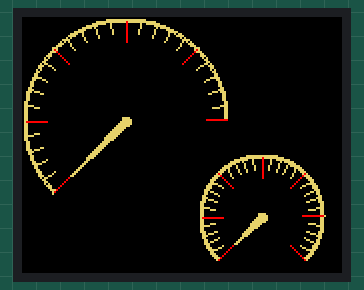
Recording of a sketch running on a simulated STM32 Blue Pill. Shown: 160×128 colour display.

Above: at 0.32 s.
At 5.14 s:
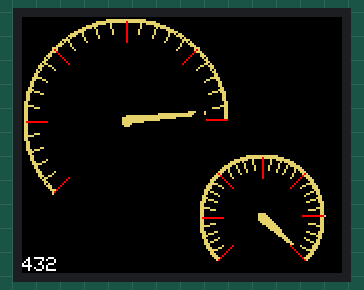
At 10.26 s:
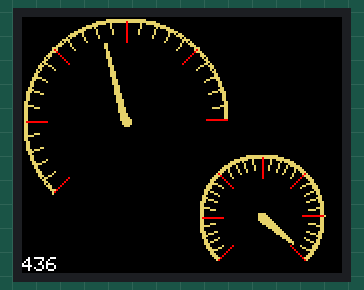
At 20.2 s:
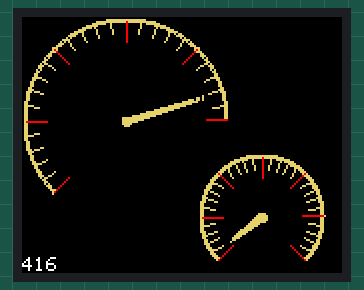
At 29.84 s:
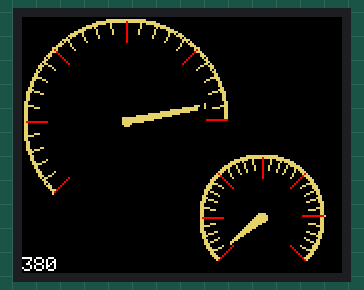
At 39.78 s:
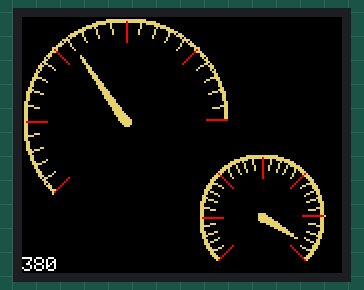

The sketch:

MultipleGauges.ino
```cpp
/*
  Red 1.8 TFT PSI 128*160 v1.1 ST7735

SPI pin names can be confusing. These are the alternative names for the SPI pins:
MOSI = SDA = SDO = DIN = R/W = DI = SI = MTSR = D1 = SDI
SCLK = CLK = E = SCK = SCL = D0
DC = A0 = DO = DOUT = SO = MRST
CS = CE = RS = SS
RESET = RST

Reference page for GFX Library: https://cdn-learn.adafruit.com/downloads/pdf/adafruit-gfx-graphics-library.pdf

Color is expressed in 16 bit with Hexadecimal value.
To select a particular color, go here and copy the "Hexadecimal 16 bit color depth value":
https://ee-programming-notepad.blogspot.com/2016/10/16-bit-color-generator-picker.html

Common colors:
 * BLACK    0x0000
 * BLUE     0x001F
 * RED      0xF800
 * GREEN    0x07E0
 * CYAN     0x07FF
 * MAGENTA  0xF81F
 * YELLOW   0xFFE0
 * WHITE    0xFFFF

A way to select a color is to write: "ST7735_BLACK", or "ST7735_BLUE", etc.
Or just write the code for the color. Either way, it works.


List of custom fonts: https://learn.adafruit.com/adafruit-gfx-graphics-library/using-fonts

Note about custom font:
 * Text background color is not supported for custom fonts. For these reason you would need to draw a filled
   rectangle before drawing the text. But this would cause the text to flicker, so I don't recommend using custom fonts
   for components that refresh continuously.
 * Using custom fonts slows down the arduino loop, so the refresh rate is lesser than using the standard font.


	LED = 3v3
	SCK = PA5 (SPI1 SCK)
	SDA = PA7 (SPI1 MOSI)
	A0  = PA0
	RST = PA1
	CS  = PA4 (SPI1 NSS)
	GND = GND
	VCC = 5v

*/

#include <Adafruit_GFX.h>
#include <Adafruit_ST7735.h>
#include <SPI.h>

#define BLACK           0x0000      /*   0,   0,   0 */
#define NAVY            0x000F      /*   0,   0, 128 */
#define DARKGREEN       0x03E0      /*   0, 128,   0 */
#define DARKCYAN        0x03EF      /*   0, 128, 128 */
#define MAROON          0x7800      /* 128,   0,   0 */
#define PURPLE          0x780F      /* 128,   0, 128 */
#define OLIVE           0x7BE0      /* 128, 128,   0 */
#define LIGHTGREY       0xC618      /* 192, 192, 192 */
#define DARKGREY        0x7BEF      /* 128, 128, 128 */
#define BLUE            0x001F      /*   0,   0, 255 */
#define GREEN           0x07E0      /*   0, 255,   0 */
#define CYAN            0x07FF      /*   0, 255, 255 */
#define RED             0xF800      /* 255,   0,   0 */
#define MAGENTA         0xF81F      /* 255,   0, 255 */
#define YELLOW          0xFFE0      /* 255, 255,   0 */
#define AR_YELLOW       0xE68D
#define WHITE           0xFFFF      /* 255, 255, 255 */
#define ORANGE          0xFD20      /* 255, 165,   0 */
#define GREENYELLOW     0xAFE5      /* 173, 255,  47 */
#define PINK            0xF81F


#define TFT_CS     PA4
#define TFT_RST    PA1
#define TFT_DC     PA0
#define TFT_LED    PB9

Adafruit_ST7735 tft = Adafruit_ST7735(TFT_CS, TFT_DC, TFT_RST);
int NextPageTime = 50;


// == Gauge config ==
// ==================

int GaugesConfigData[9][2];
/* Configurations:
	0: CenterPosX
	1: CenterPosY
	2: FaceR
	3: StartAngle
	4: EndAngle
	5: AngleLength
	6: Parts
	7: PartsLong
	8: DesiredHandAngle */
// 0-360; 135-180; 135-225

float GaugesSelfErasingData[3][2];
/* Configurations:
	0: HandAngleTop
	1: HandAngleLeft
	2: HandAngleRight */


int GaugesColors[7][2];
/* Configurations:
	0: GAUGE_FACE
	1: GAUGE_MARKS
	2: GAUGE_MARKS_LONG
	3: GAUGE_MAIN_HAND
	4: GAUGE_SECONDARY_HAND
	5: GAUGE_ERASER
	6: GAUGE_CENTRAL_POINT */


int HandDirections[2];
float p = 3.1415926;


void setup(void) {
  tft.initR(INITR_BLACKTAB);
  tft.fillScreen(ST77XX_BLACK);
  tft.setRotation(3);


  GaugesInitConfig();
  GaugesDrawFace();
}


void loop() {
	fps(0.25, 0, 120);
	GaugesRotate();
}


void GaugesInitConfig() {
	/* Configurations:
	0: CenterPosX
	1: CenterPosY
	2: FaceR
	3: StartAngle
	4: AngleLength
	5: Parts
	6: PartsLong
	7: DesiredHandAngle */

	/* Colors:
	0: GAUGE_FACE
	1: GAUGE_MARKS
	2: GAUGE_MARKS_LONG
	3: GAUGE_MAIN_HAND
	4: GAUGE_SECONDARY_HAND
	5: GAUGE_ERASER
	6: GAUGE_CENTRAL_POINT */

	GaugesConfigData [0][0] = 52;
	GaugesConfigData [1][0] = 52;
	GaugesConfigData [2][0] = 50;
	GaugesConfigData [3][0] = 135;
	GaugesConfigData [4][0] = 225;
	GaugesConfigData [5][0] = 25;
	GaugesConfigData [6][0] = 5;
	GaugesConfigData [7][0] = 135;

	GaugesConfigData [0][1] = 120;
	GaugesConfigData [1][1] = 100;
	GaugesConfigData [2][1] = 30;
	GaugesConfigData [3][1] = 135;
	GaugesConfigData [4][1] = 270;
	GaugesConfigData [5][1] = 30;
	GaugesConfigData [6][1] = 5;
	GaugesConfigData [7][1] = 135;


	GaugesColors [0][0] = AR_YELLOW;
	GaugesColors [1][0] = AR_YELLOW;
	GaugesColors [2][0] = RED;
	GaugesColors [3][0] = AR_YELLOW;
	GaugesColors [4][0] = 0;
	GaugesColors [5][0] = BLACK;
	GaugesColors [6][0] = AR_YELLOW;

	GaugesColors [0][1] = AR_YELLOW;
	GaugesColors [1][1] = AR_YELLOW;
	GaugesColors [2][1] = RED;
	GaugesColors [3][1] = AR_YELLOW;
	GaugesColors [4][1] = 0;
	GaugesColors [5][1] = BLACK;
	GaugesColors [6][1] = AR_YELLOW;
}

void GaugesDrawFace() {
	GaugeDraw(1, 0);
	GaugeDraw(1, 1);
}

void GaugesRotate() {
	IncrementHand(3, 1, 0);
	IncrementHand(3, 2, 1);
	GaugeDraw(0, 0);
	GaugeDraw(0, 1);
}


void GaugeDraw(bool FirstRun, int GaugeNum) {
	/* GaugesConfigData[x][GaugeNum]
	Configurations:
	0: CenterPosX
	1: CenterPosY
	2: FaceR
	3: StartAngle
	4: AngleLength
	5: Parts
	6: PartsLong
	7: DesiredHandAngle */

	/*GaugesSelfErasingData[x][GaugeNum];
	Configurations:
	0: HandAngleTop
	1: HandAngleLeft
	2: HandAngleRight */

	/* GaugesColors[6][GaugeNum]
	Configurations:
	0: GAUGE_FACE
	1: GAUGE_MARKS
	2: GAUGE_MARKS_LONG
	3: GAUGE_MAIN_HAND
	4: GAUGE_SECONDARY_HAND
	5: GAUGE_ERASER
	6: GAUGE_CENTRAL_POINT */

	int i, AuxR, AngleEnd, PartAngle, LongPartAngle, AngleDiff;
	AngleEnd = GaugesConfigData[3][GaugeNum] + GaugesConfigData[4][GaugeNum];
	PartAngle = GaugesConfigData[4][GaugeNum] / GaugesConfigData[5][GaugeNum];

	if (FirstRun == 1) {
		AuxR = GaugesConfigData[2][GaugeNum];
		for (i = GaugesConfigData[3][GaugeNum]; i < AngleEnd; i += 1) {
			tft.drawPixel(GaugesConfigData[0][GaugeNum] + AuxR * cos(i * p / 180),
						  GaugesConfigData[1][GaugeNum] + AuxR * sin(i * p / 180),
						  GaugesColors[0][GaugeNum]);}
		AuxR = GaugesConfigData[2][GaugeNum] + 1;
		for (i = GaugesConfigData[3][GaugeNum]; i < AngleEnd; i += 1) {
			tft.drawPixel(GaugesConfigData[0][GaugeNum] + AuxR * cos(i * p / 180),
						  GaugesConfigData[1][GaugeNum] + AuxR * sin(i * p / 180),
						  GaugesColors[0][GaugeNum]);}

	} else {
		AuxR = GaugesConfigData[2][GaugeNum]-10;

		// Erase last position
		int txrb, tyrb;  // right bottom
		int txru, tyru;  // right up
		int txlb, tylb;  // left bottom
		int txlu, tylu;  // left up
		int f;     //direction factor
		bool mode; // 0 - fill except, 1 - fill last

		if (GaugesConfigData [7][GaugeNum] > GaugesSelfErasingData[0][GaugeNum]) {	// CW
			AngleDiff = GaugesConfigData [7][GaugeNum] - GaugesSelfErasingData[0][GaugeNum];
			if (AngleDiff <= 2) {
				f = -1;
				mode = 0;
			} else {
				mode = 1;}
		} else {	// CCW
			AngleDiff = GaugesSelfErasingData[0][GaugeNum] - GaugesConfigData [7][GaugeNum];
			if (AngleDiff <= 2) {
				f = 1;
				mode = 0;
			} else {
				mode = 1;}}

		if (mode == 0) {
			txrb = GaugesConfigData[0][GaugeNum]+(3*f)*cos((GaugesSelfErasingData[2][GaugeNum]+1)*p/180);
			tyrb = GaugesConfigData[1][GaugeNum]+(3*f)*sin((GaugesSelfErasingData[2][GaugeNum]+1)*p/180);
			txru = GaugesConfigData[0][GaugeNum]+(AuxR+6)*cos((GaugesSelfErasingData[0][GaugeNum]+(1*f))*p/180);
			tyru = GaugesConfigData[1][GaugeNum]+(AuxR+6)*sin((GaugesSelfErasingData[0][GaugeNum]+(1*f))*p/180);
			txlb = GaugesConfigData[0][GaugeNum]+(7*f)*cos((GaugesSelfErasingData[2][GaugeNum]+5)*p/180);
			tylb = GaugesConfigData[1][GaugeNum]+(7*f)*sin((GaugesSelfErasingData[2][GaugeNum]+5)*p/180);
			txlu = GaugesConfigData[0][GaugeNum]+(AuxR+6)*cos((GaugesSelfErasingData[0][GaugeNum]+(5*f))*p/180);
			tylu = GaugesConfigData[1][GaugeNum]+(AuxR+6)*sin((GaugesSelfErasingData[0][GaugeNum]+(5*f))*p/180);
		} else {
			txrb = GaugesConfigData[0][GaugeNum]+4*cos(GaugesSelfErasingData[2][GaugeNum]*p/180);
			tyrb = GaugesConfigData[1][GaugeNum]+4*sin(GaugesSelfErasingData[2][GaugeNum]*p/180);
			txru = GaugesConfigData[0][GaugeNum]+(AuxR+6)*cos((GaugesSelfErasingData[0][GaugeNum]+4)*p/180);
			tyru = GaugesConfigData[1][GaugeNum]+(AuxR+6)*sin((GaugesSelfErasingData[0][GaugeNum]+4)*p/180);
			txlb = GaugesConfigData[0][GaugeNum]+4*cos(GaugesSelfErasingData[1][GaugeNum]*p/180);
			tylb = GaugesConfigData[1][GaugeNum]+4*sin(GaugesSelfErasingData[1][GaugeNum]*p/180);
			txlu = GaugesConfigData[0][GaugeNum]+(AuxR+6)*cos((GaugesSelfErasingData[0][GaugeNum]-4)*p/180);
			tylu = GaugesConfigData[1][GaugeNum]+(AuxR+6)*sin((GaugesSelfErasingData[0][GaugeNum]-4)*p/180);}

		tft.fillTriangle(txrb, tyrb, txru, tyru, txlb, tylb, GaugesColors[5][GaugeNum]);
		tft.fillTriangle(txru, tyru, txlu, tylu, txlb, tylb, GaugesColors[5][GaugeNum]);


		// Hand angles calc and draw
		GaugesSelfErasingData[0][GaugeNum] = GaugesConfigData [7][GaugeNum];
		if (GaugesSelfErasingData[0][GaugeNum] < 90) {
			GaugesSelfErasingData[1][GaugeNum] = 360 - 90 + GaugesSelfErasingData[0][GaugeNum];
		} else {
			GaugesSelfErasingData[1][GaugeNum] = GaugesSelfErasingData[0][GaugeNum] - 90;}

		if (360-GaugesSelfErasingData[0][GaugeNum] < 90) {
			GaugesSelfErasingData[2][GaugeNum] = 90 - (360-GaugesSelfErasingData[0][GaugeNum]);
		} else {
			GaugesSelfErasingData[2][GaugeNum] = GaugesSelfErasingData[0][GaugeNum] + 90;}

		tft.fillTriangle(GaugesConfigData[0][GaugeNum]+2*cos(GaugesSelfErasingData[1][GaugeNum]*p/180),
						 GaugesConfigData[1][GaugeNum]+2*sin(GaugesSelfErasingData[1][GaugeNum]*p/180),
						 GaugesConfigData[0][GaugeNum]+AuxR*cos(GaugesSelfErasingData[0][GaugeNum]*p/180),
						 GaugesConfigData[1][GaugeNum]+AuxR*sin(GaugesSelfErasingData[0][GaugeNum]*p/180),
						 GaugesConfigData[0][GaugeNum]+2*cos(GaugesSelfErasingData[2][GaugeNum]*p/180),
						 GaugesConfigData[1][GaugeNum]+2*sin(GaugesSelfErasingData[2][GaugeNum]*p/180),
						 GaugesColors[3][GaugeNum]);
		tft.fillCircle(GaugesConfigData[0][GaugeNum], GaugesConfigData[1][GaugeNum], 2, GaugesColors[6][GaugeNum]);


		// Marks draw
		int PartsLongCount = GaugesConfigData[6][GaugeNum];
		for (i = GaugesConfigData[3][GaugeNum]; i < AngleEnd+5; i += PartAngle) {
			if (PartsLongCount == GaugesConfigData[6][GaugeNum]) {
				AuxR = GaugesConfigData[2][GaugeNum]-10;
				tft.drawLine(GaugesConfigData[0][GaugeNum]+AuxR*cos(i*p/180),
							 GaugesConfigData[1][GaugeNum]+AuxR*sin(i*p/180),
							 GaugesConfigData[0][GaugeNum]+GaugesConfigData[2][GaugeNum]*cos(i*p/180),
							 GaugesConfigData[1][GaugeNum]+GaugesConfigData[2][GaugeNum]*sin(i*p/180),
							 GaugesColors[2][GaugeNum]);
				PartsLongCount = 1;
			} else {
				AuxR = GaugesConfigData[2][GaugeNum]-6;
				tft.drawLine(GaugesConfigData[0][GaugeNum]+AuxR*cos(i*p/180),
							 GaugesConfigData[1][GaugeNum]+AuxR*sin(i*p/180),
							 GaugesConfigData[0][GaugeNum]+GaugesConfigData[2][GaugeNum]*cos(i*p/180),
							 GaugesConfigData[1][GaugeNum]+GaugesConfigData[2][GaugeNum]*sin(i*p/180),
							 GaugesColors[1][GaugeNum]);
				PartsLongCount = PartsLongCount + 1;
			}
		}
	}


}


void IncrementHand(int Mode, int Step, int GaugeNum) {
	// Testing class
		/* Modes:
		1: Only CW
		2: Only CCW
		3: CW - CCW */
	int GaugeStartAngle = GaugesConfigData[3][GaugeNum];
	int GaugeLenghtAngle = GaugesConfigData[4][GaugeNum];
	int GaugeMaxAngle = GaugeStartAngle + GaugeLenghtAngle;
	int GaugeHandAngle = GaugesConfigData[7][GaugeNum];
	// через map

	if (Mode == 1) { // Only CW
		GaugeHandAngle = GaugeHandAngle + Step;
		if (GaugeHandAngle > GaugeMaxAngle) {
			GaugeHandAngle = GaugeStartAngle;
		}
	} else if (Mode == 2) { //
		GaugeHandAngle = GaugeHandAngle - Step;
		if (GaugeHandAngle < GaugeStartAngle) {
			GaugeHandAngle = GaugeMaxAngle;
		}
	} else if (Mode == 3) { // CW - CCW
		if (HandDirections[GaugeNum] == 1) { //CW
			GaugeHandAngle = GaugeHandAngle + Step;
			if (GaugeHandAngle >= GaugeMaxAngle) {
				GaugeHandAngle = GaugeHandAngle - Step;
				HandDirections[GaugeNum] = 0;
			}
		} else { //CCW
			GaugeHandAngle = GaugeHandAngle - Step;
			if (GaugeHandAngle <= GaugeStartAngle) {
				GaugeHandAngle = GaugeHandAngle + Step;
				HandDirections[GaugeNum] = 1;
			}
		}
	}

	GaugesConfigData[7][GaugeNum] = GaugeHandAngle;
}


static inline void fps(const float seconds, const int x, const int y){

  static unsigned long lastMillis;
  static unsigned long frameCount;
  static unsigned int framesPerSecond;

  unsigned long now = millis();
  frameCount ++;

  tft.setCursor(x, y);

  if (now - lastMillis >= seconds * 1000) {
    framesPerSecond = frameCount / seconds;

	String framesPerSecondStr = String(framesPerSecond);
	int16_t x1, y1;
	uint16_t w, h;
	tft.getTextBounds(framesPerSecondStr, x, y, &x1, &y1, &w, &h);
	tft.fillRect(x, y, w, h, 0x0000);

	tft.print(framesPerSecond);
	frameCount = 0;
	lastMillis = now;
  }
}
```
